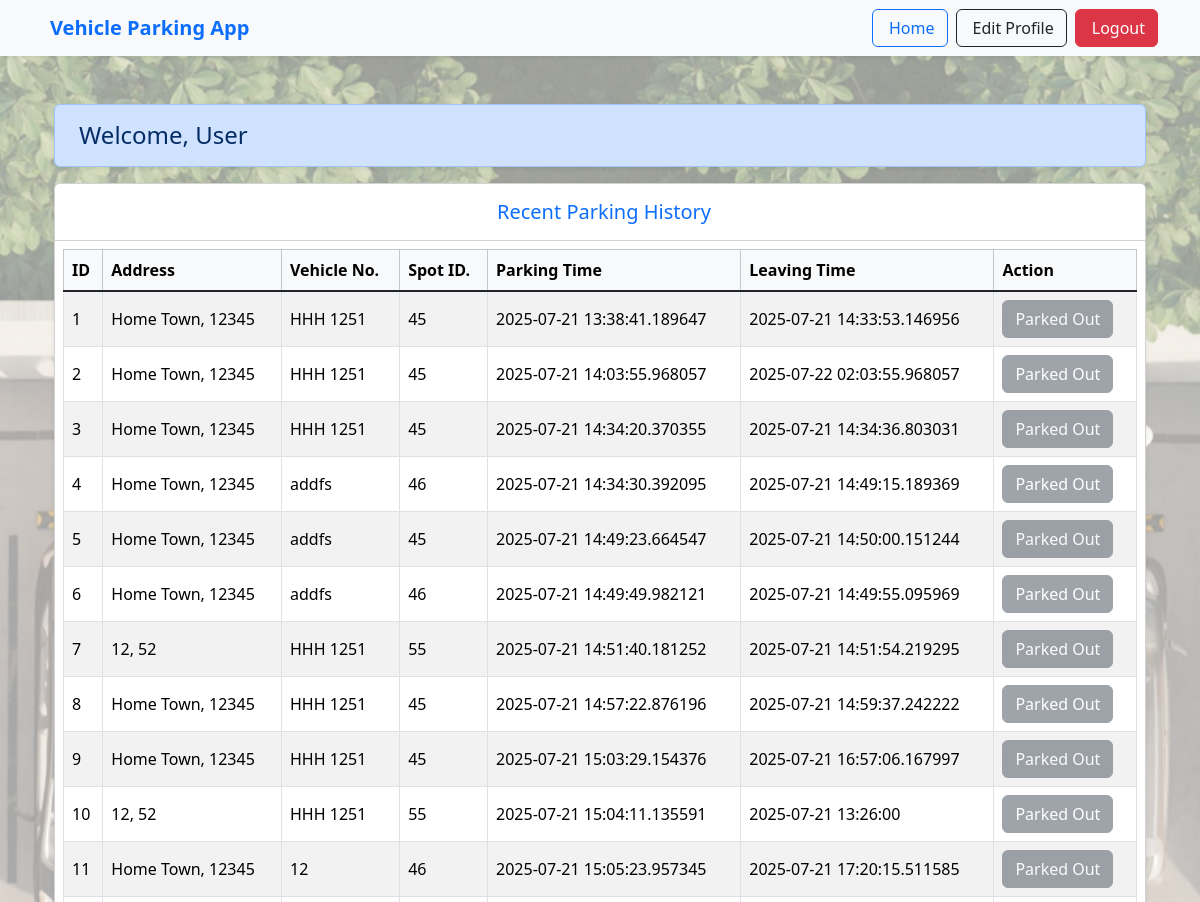
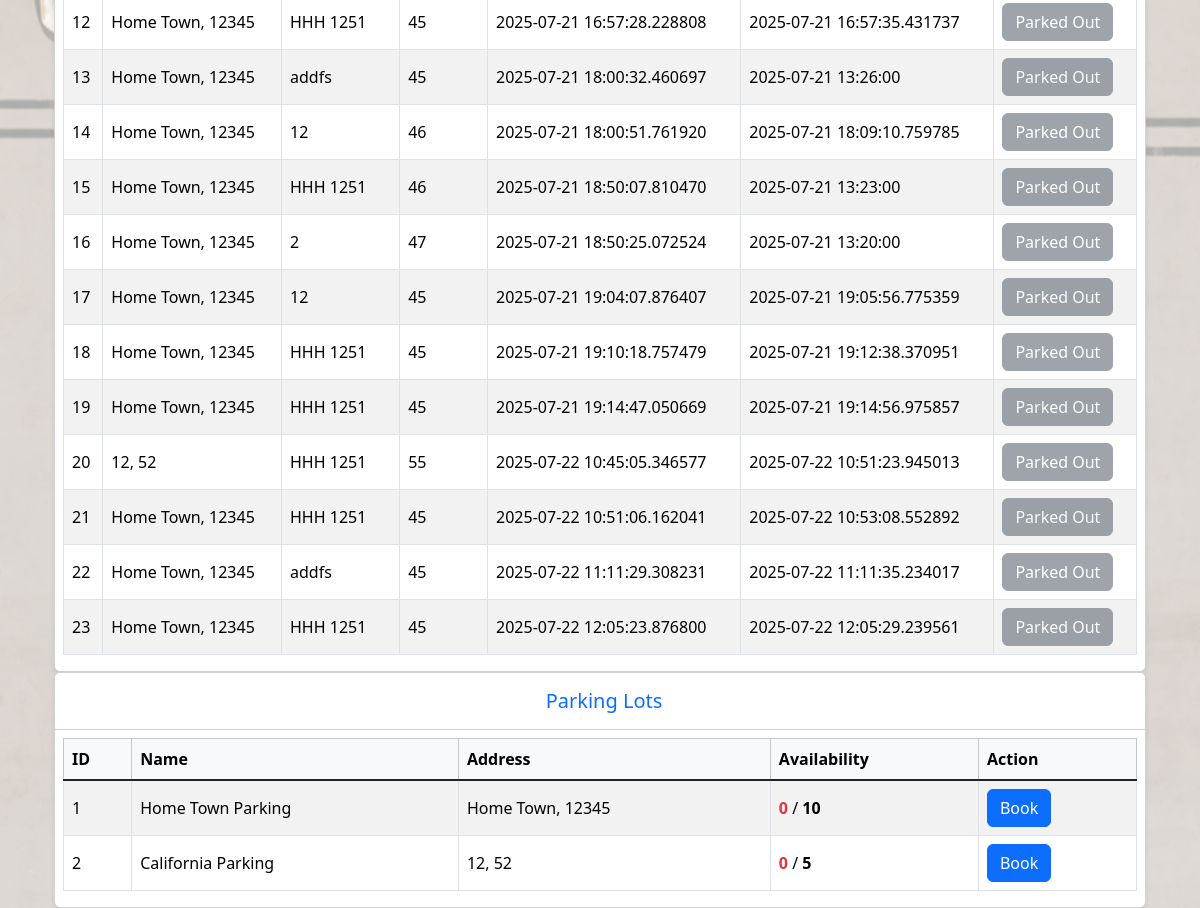
The app's page / (signed in) with its own data (2 pictures, top to bottom).
### controller/models.py (models this page shows)
class ReserveParkingSpot(db.Model):
    id = db.Column(db.Integer, primary_key = True, autoincrement = True)
    spot_id = db.Column(db.Integer, db.ForeignKey('parking_spot.id'))
    lot_id = db.Column(db.Integer, db.ForeignKey('parking_lot.id'))
    vehicle_no = db.Column(db.String, nullable=False)
    address = db.Column(db.String(250), nullable = False)
    pincode = db.Column(db.String(10), nullable = False)
    user_id = db.Column(db.Integer, db.ForeignKey('user.user_id'))
    parking_timestamp = db.Column(db.DateTime, nullable = False)
    leaving_timestamp = db.Column(db.DateTime)
    parking_cost = db.Column(db.Float, nullable = False)
    spot = db.relationship('ParkingSpot', backref='reserve_parking_spot', lazy=True, uselist=False)

class ParkingSpot(db.Model):
    id = db.Column(db.Integer, primary_key = True, autoincrement = True)
    lot_id = db.Column(db.Integer, db.ForeignKey('parking_lot.id'), nullable = False)
    status = db.Column(db.String(20), nullable = False)  # e.g., A - available,O -  occupied

class ParkingLot(db.Model):
    id = db.Column(db.Integer, primary_key = True, autoincrement = True)
    prime_location_name = db.Column(db.String(100), nullable = False)
    address = db.Column(db.String(250), nullable = False)
    pincode = db.Column(db.String(10), nullable = False)
    maximum_number_of_spots = db.Column(db.Integer, nullable = False)
    price = db.Column(db.Float, nullable = False)
    spot = db.relationship('ParkingSpot', backref='parking_lot', lazy=True,uselist=False)
    reserve = db.relationship('ReserveParkingSpot', backref='parking_lot', lazy=True, uselist=False)

### controller/routes.py (the view)
@app.route('/')
def home():
    if 'user_email' in session:
        if session.get('user_role', None) == 'admin':
            lots = ParkingLot.query.all()
            spot = ParkingSpot.query.all()
            for lot in lots:
                total_spots = ParkingSpot.query.filter_by(lot_id=lot.id).count()
                occupied_spots = ParkingSpot.query.filter_by(lot_id=lot.id, status='O').count()
                lot.total_spots = total_spots
                lot.occupied_spots = occupied_spots
            return render_template("home.html", parking_lots=lots,spot=spot)
        else:
            lots = ParkingLot.query.all()
            reserve_parking_spot = ReserveParkingSpot.query.filter_by(user_id=session['user_id']).all()
            spot = ParkingSpot.query.all()
            parameter = request.args.get('parameter')
            query = request.args.get('query')
            if query:
                lots = ParkingLot.query.filter(ParkingLot.prime_location_name.ilike(f'%{query}%'))
            elif parameter == 'address':
                lots = ParkingLot.query.filter(ParkingLot.address.ilike(f'%{query}%'))
            elif parameter == 'pincode':
                lots = ParkingLot.query.filter(ParkingLot.pincode.ilike(f'%{query}%'))
            for lot in lots:
                total_spots = ParkingSpot.query.filter_by(lot_id=lot.id).count()
                occupied_spots = ParkingSpot.query.filter_by(lot_id=lot.id, status='O').count()
                lot.total_spots = total_spots
                lot.occupied_spots = occupied_spots
            return render_template("home.html", parking_lots=lots,reserve=reserve_parking_spot)
    else:
        flash("Please Login First!")
        return render_template('home.html')

### templates/home.html (shortened to what this page needs)
{% extends 'base.html' %}
{% block content %}
<div class="container mt-5">
    {% if not session.get('user_email',None) %}
        <h1>Welcome to the Vehicle Parking App</h1>
        <p>This application allows you to manage vehicle parking efficiently.</p>
    {% else %}
        {% if session.get('user_role',None) == 'admin' %}
            {% include 'admin_dashboard.html' %}
        {% else %}
            {% include 'user_dashboard.html' %}
        {% endif %}
    {% endif %}
 </div>
{% endblock %}

### templates/user_dashboard.html (shortened to what this page needs)
<div class="container mt-5">
    <div class="alert alert-primary d-flex justify-content-between align-items-center shadow-sm">
        <h4 class="mb-0">
            Welcome, User
        </h4>
    </div>
     <div class="card shadow-sm">
        <div class="card-header bg-white">
            <h5 class="mb-0 text-primary text-center mb-2 mt-2">
                Recent Parking History
            </h5>
        </div>
        <div class="card-body p-2">
            <div class="table-responsive">
                <table class="table table-hover table-striped mb-2 align-middle table-bordered">
                    <thead class="table-light">
                        <tr>
                            <th>ID</th>
                            <th>Address</th>
                            <th>Vehicle No.</th>
                            <th>Spot ID.</th>
                            <th>Parking Time</th>
                            <th>Leaving Time</th>
                            <th>Action</th>
                        </tr>
                    </thead>
                    <tbody class="table-group-divider">
                    {% for reserve in reserve %}
                        <tr>
                            <td>{{ reserve.id }}</td>
                            <td>{{ reserve.address }}, {{ reserve.pincode }}</td>
                            <td>{{ reserve.vehicle_no }}</td>
                            <td>{{ reserve.spot.id}}</td>
                            <td>{{ reserve.parking_timestamp }}</td>
                            <td>
                                {% if reserve.leaving_timestamp %}
                                    {{ reserve.leaving_timestamp }}
                                {% else %}
                                    -
                                {% endif %}
                            </td>
                            <td>
                                {% if not reserve.leaving_timestamp %}
                                    <a href="{{ url_for('release_parking', reservation_id=reserve.id) }}" class="btn btn-primary">Release</a>
                                {% else %}
                                    <button class="btn btn-secondary" disabled>Parked Out</button>
                                {% endif %}
                            </td>
                        </tr>
                    {% endfor %}
                    </tbody>
                </table>
            </div>
        </div>
    </div>
    <div class="card shadow-sm">
        <div class="card-header bg-white">
            <h5 class="mb-0 text-primary text-center mb-2 mt-2">
                Parking Lots
            </h5>
        </div>
        <div class="card-body p-2">
            <div class="table-responsive">
                <table class="table table-hover table-striped mb-2 align-middle table-bordered">
                    <thead class="table-light">
                        <tr>
                            <th>ID</th>
                            <th>Name</th>
                            <th>Address</th>
                            <th>Availability</th>
                            <th>Action</th>
                        </tr>
                    </thead>
                    <tbody class="table-group-divider">
                        {% for lot in parking_lots %}
                        <tr>
                            <td>{{ lot.id }}</td>
                            <td>{{ lot.prime_location_name }}</td>
                            <td>{{ lot.address }}, {{ lot.pincode}}</td>
                            <td><span class="text-danger fw-bold">{{ lot.occupied_spots }}</span> /
                                <span class="fw-bold">{{ lot.total_spots }}</span>
                            </td>
                            <td><a href="{{ url_for('book_parking_spot', lot_id=lot.id) }}" class="btn btn-primary"> Book </button></td>
                        </tr>
                        {% endfor %}
                    </tbody>
                </table>
            </div>
        </div>
    </div>
</div>

### templates/base.html (style rules this page uses)
html, body { height: 100%; margin: 0; padding: 0; }
body { background-image: url('/static/back.jpg'); background-size: cover; background-repeat: no-repeat; background-position: center center; }

### records on screen
ReserveParkingSpot: id "1", address "Home Town", pincode "12345", vehicle_no "HHH 1251", spot.id "45", parking_timestamp "2025-07-21 13:38:41.189647", leaving_timestamp "2025-07-21 14:33:53.146956", shows "Parked Out"
ReserveParkingSpot: id "2", address "Home Town", pincode "12345", vehicle_no "HHH 1251", spot.id "45", parking_timestamp "2025-07-21 14:03:55.968057", leaving_timestamp "2025-07-22 02:03:55.968057", shows "Parked Out"
ReserveParkingSpot: id "3", address "Home Town", pincode "12345", vehicle_no "HHH 1251", spot.id "45", parking_timestamp "2025-07-21 14:34:20.370355", leaving_timestamp "2025-07-21 14:34:36.803031", shows "Parked Out"
ReserveParkingSpot: id "4", address "Home Town", pincode "12345", vehicle_no "addfs", spot.id "46", parking_timestamp "2025-07-21 14:34:30.392095", leaving_timestamp "2025-07-21 14:49:15.189369", shows "Parked Out"
ReserveParkingSpot: id "5", address "Home Town", pincode "12345", vehicle_no "addfs", spot.id "45", parking_timestamp "2025-07-21 14:49:23.664547", leaving_timestamp "2025-07-21 14:50:00.151244", shows "Parked Out"
ReserveParkingSpot: id "6", address "Home Town", pincode "12345", vehicle_no "addfs", spot.id "46", parking_timestamp "2025-07-21 14:49:49.982121", leaving_timestamp "2025-07-21 14:49:55.095969", shows "Parked Out"
ReserveParkingSpot: id "7", address "12", pincode "52", vehicle_no "HHH 1251", spot.id "55", parking_timestamp "2025-07-21 14:51:40.181252", leaving_timestamp "2025-07-21 14:51:54.219295", shows "Parked Out"
ReserveParkingSpot: id "8", address "Home Town", pincode "12345", vehicle_no "HHH 1251", spot.id "45", parking_timestamp "2025-07-21 14:57:22.876196", leaving_timestamp "2025-07-21 14:59:37.242222", shows "Parked Out"
ReserveParkingSpot: id "9", address "Home Town", pincode "12345", vehicle_no "HHH 1251", spot.id "45", parking_timestamp "2025-07-21 15:03:29.154376", leaving_timestamp "2025-07-21 16:57:06.167997", shows "Parked Out"
ReserveParkingSpot: id "10", address "12", pincode "52", vehicle_no "HHH 1251", spot.id "55", parking_timestamp "2025-07-21 15:04:11.135591", leaving_timestamp "2025-07-21 13:26:00", shows "Parked Out"
ReserveParkingSpot: id "11", address "Home Town", pincode "12345", vehicle_no "12", spot.id "46", parking_timestamp "2025-07-21 15:05:23.957345", leaving_timestamp "2025-07-21 17:20:15.511585", shows "Parked Out"
ReserveParkingSpot: id "12", address "Home Town", pincode "12345", vehicle_no "HHH 1251", spot.id "45", parking_timestamp "2025-07-21 16:57:28.228808", leaving_timestamp "2025-07-21 16:57:35.431737", shows "Parked Out"
ReserveParkingSpot: id "13", address "Home Town", pincode "12345", vehicle_no "addfs", spot.id "45", parking_timestamp "2025-07-21 18:00:32.460697", leaving_timestamp "2025-07-21 13:26:00", shows "Parked Out"
ReserveParkingSpot: id "14", address "Home Town", pincode "12345", vehicle_no "12", spot.id "46", parking_timestamp "2025-07-21 18:00:51.761920", leaving_timestamp "2025-07-21 18:09:10.759785", shows "Parked Out"
ReserveParkingSpot: id "15", address "Home Town", pincode "12345", vehicle_no "HHH 1251", spot.id "46", parking_timestamp "2025-07-21 18:50:07.810470", leaving_timestamp "2025-07-21 13:23:00", shows "Parked Out"
ReserveParkingSpot: id "16", address "Home Town", pincode "12345", vehicle_no "2", spot.id "47", parking_timestamp "2025-07-21 18:50:25.072524", leaving_timestamp "2025-07-21 13:20:00", shows "Parked Out"
ReserveParkingSpot: id "17", address "Home Town", pincode "12345", vehicle_no "12", spot.id "45", parking_timestamp "2025-07-21 19:04:07.876407", leaving_timestamp "2025-07-21 19:05:56.775359", shows "Parked Out"
ReserveParkingSpot: id "18", address "Home Town", pincode "12345", vehicle_no "HHH 1251", spot.id "45", parking_timestamp "2025-07-21 19:10:18.757479", leaving_timestamp "2025-07-21 19:12:38.370951", shows "Parked Out"
ReserveParkingSpot: id "19", address "Home Town", pincode "12345", vehicle_no "HHH 1251", spot.id "45", parking_timestamp "2025-07-21 19:14:47.050669", leaving_timestamp "2025-07-21 19:14:56.975857", shows "Parked Out"
ReserveParkingSpot: id "20", address "12", pincode "52", vehicle_no "HHH 1251", spot.id "55", parking_timestamp "2025-07-22 10:45:05.346577", leaving_timestamp "2025-07-22 10:51:23.945013", shows "Parked Out"
ReserveParkingSpot: id "21", address "Home Town", pincode "12345", vehicle_no "HHH 1251", spot.id "45", parking_timestamp "2025-07-22 10:51:06.162041", leaving_timestamp "2025-07-22 10:53:08.552892", shows "Parked Out"
ReserveParkingSpot: id "22", address "Home Town", pincode "12345", vehicle_no "addfs", spot.id "45", parking_timestamp "2025-07-22 11:11:29.308231", leaving_timestamp "2025-07-22 11:11:35.234017", shows "Parked Out"
ReserveParkingSpot: id "23", address "Home Town", pincode "12345", vehicle_no "HHH 1251", spot.id "45", parking_timestamp "2025-07-22 12:05:23.876800", leaving_timestamp "2025-07-22 12:05:29.239561", shows "Parked Out"
ParkingLot: id "1", prime_location_name "Home Town Parking", address "Home Town", pincode "12345", occupied_spots "0", total_spots "10"
ParkingLot: id "2", prime_location_name "California Parking", address "12", pincode "52", occupied_spots "0", total_spots "5"
